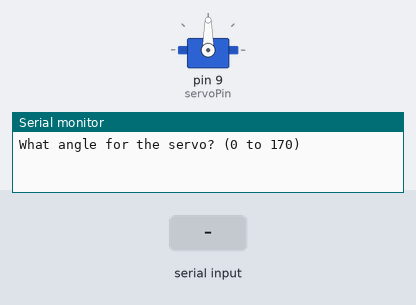
This sketch was run on a simulated Arduino Uno, built with avr-gcc and run on an emulated ATmega328P. Shown: servo, the last lines printed to the serial monitor. Inputs (shaded band) come from the test bench.

Above: at 1.2 s.
1.3 s: "30,150\n" received over Serial
At 3.0 s:
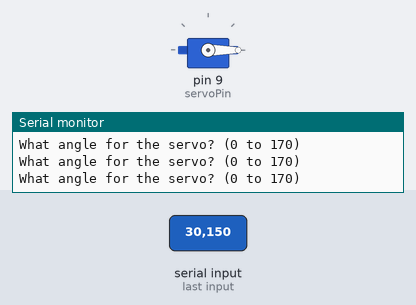
3.8 s: "90,45\n" received over Serial
At 4.6 s:
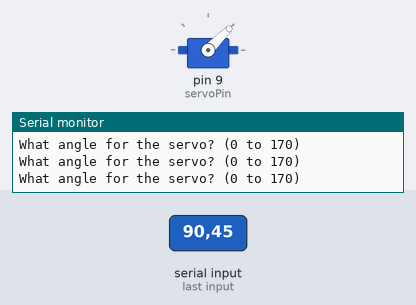
6.3 s: "200\n" received over Serial
At 6.9 s:
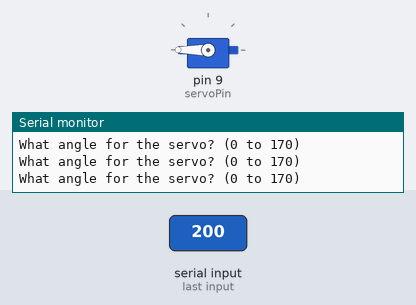
Timing chart, 0 to 9.3 s (numbered marks = the images above; inputs shaded):
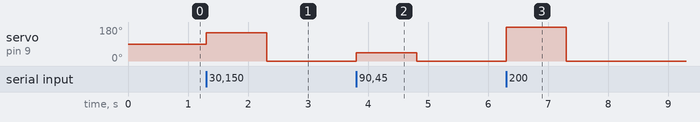

The sketch:

sketch_servo0.ino
```cpp
#include <Servo.h>   // we need to add the Servo library


int servoPin=9;
int servoPos=0; // degrees
// we need to create a virtual object to interact with the servo
Servo myServo;
int dt=50;

void setup() {
Serial.begin(9600);
myServo.attach(servoPin);
}
// Input from user
void loop() {
  Serial.println("What angle for the servo? (0 to 170)");
  while (Serial.available()==0) {

  }
  servoPos=Serial.parseInt();
  myServo.write(servoPos);


}
```

Measured:
- after the input at 1.3 s, servo on pin 9 (servoPin): 90° → 150° at once, → 0° 1.0 s later
- after the input at 3.8 s, servo on pin 9 (servoPin): 0° → 45° at once, → 0° 1.0 s later
- after the input at 6.3 s, servo on pin 9 (servoPin): 0° → 180° at once, → 0° 1.0 s later
